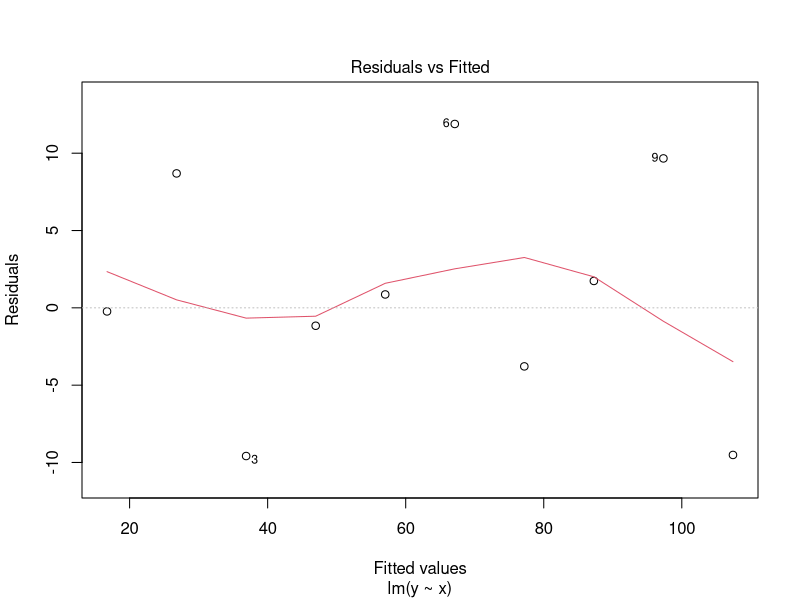
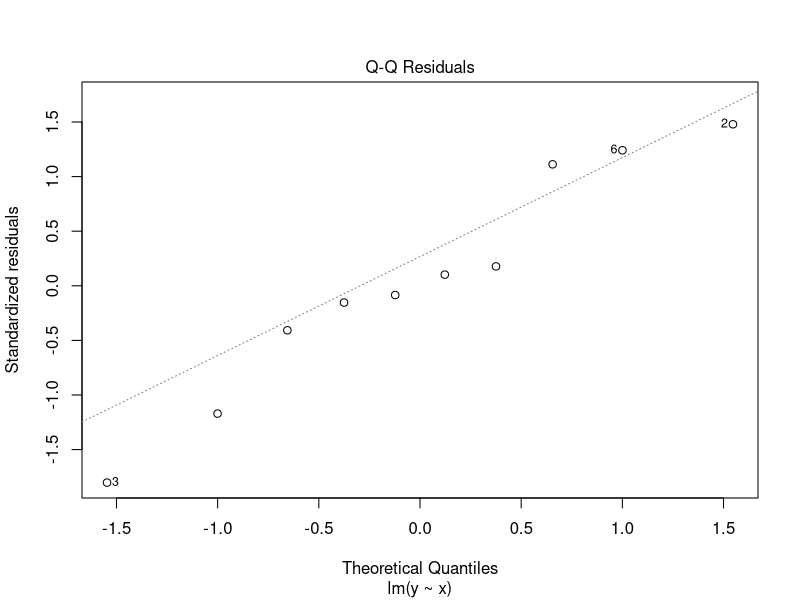
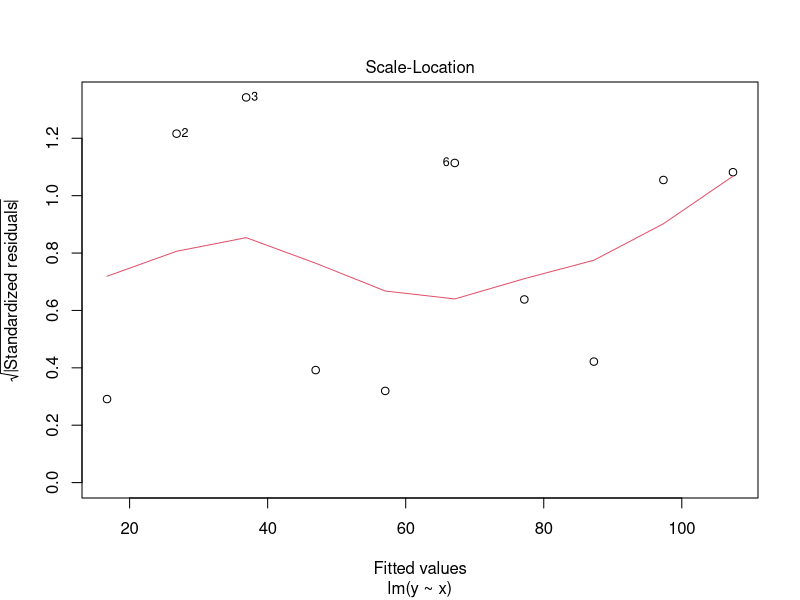
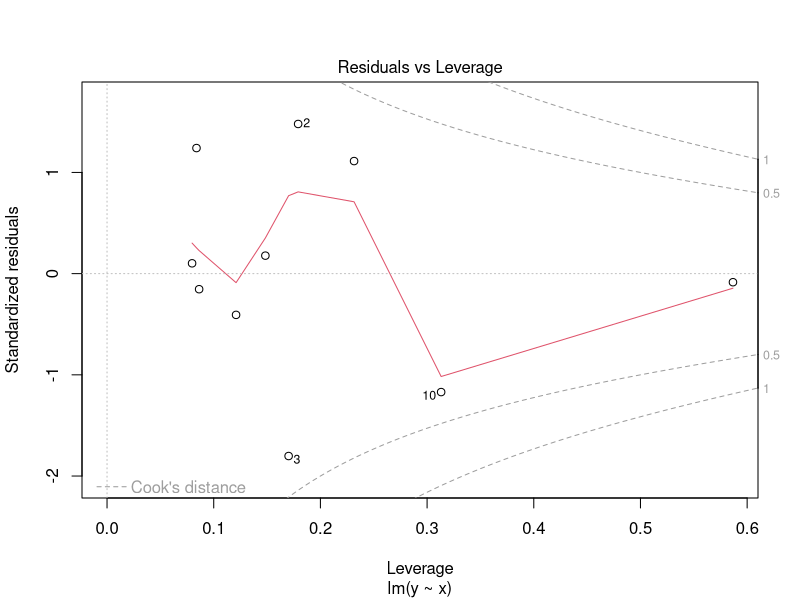
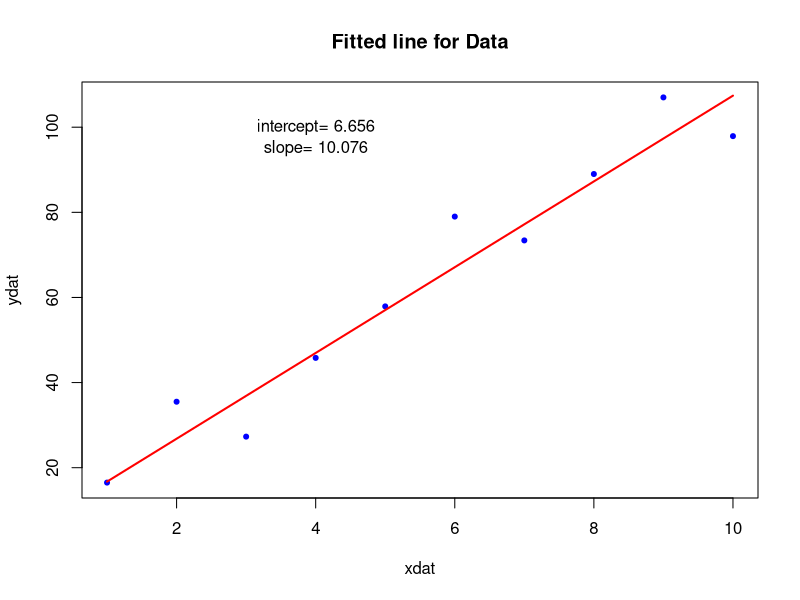
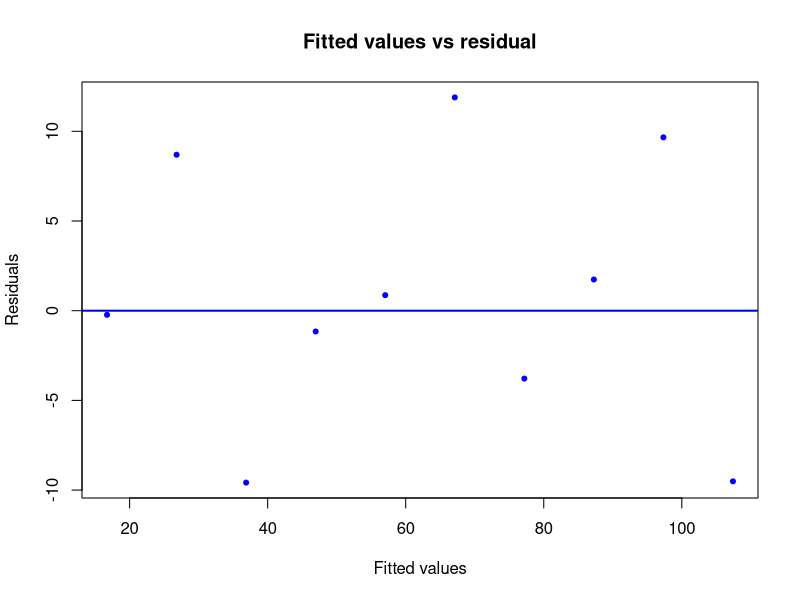

Write R code to recreate these figures, in order.
## Simple linear regression with lm() and glm() functions of R stat library

## Data Vectors
## If no errors, make all elements of error vector 1.0

xdat <- c(1,2,3,4,5,6,7,8,9,10)

ydat <- c(16.5, 35.5,27.3,45.8,57.9,79.0,73.4,89.0,107.0,97.9)

n = length(xdat)
p=1
##error = c(1.0,1.0,1.0,1.0, 1.0,1.0,1.0,1.0,1.0,1.0,1.0) ## all errors equal

err = c(0.9,2.1,1.7,3.1,3.9,5.0,4.9,5.6,4.9,4.8)

alpha = 0.05
## To check whether all errors equal

err.equal = ""

if(length(unique(err)) == 1){
  err.equal = T
} else{
  err.equal = F}

##plot(xdat,ydat, ylim=c(0,100))

## define weight
w <- 1/err

## create data frame with xdat, ydat 
## create data frame with x,y point and errors
df = data.frame(x = xdat, y=ydat, err=err)

# --------------------------------------------------------------------------
## linear fit with lm() function
## function call for lm()
data_lm = lm(y~x, data = df, weights = 1/df$err, family="gaussian")

## print summary
print(summary(data_lm))

## to access individual results
## str(data_lm) ## tells str
## print(data_lm$coefficients) --> coefficients
## data_lm$residuals --> residual
## data_lm$fitted.values 

## let lm() plot results
plot(data_lm) ## take residual plot from here

## now we plot results
str_inter = paste("intercept=",round(data_lm$coefficients[[1]],3))
str_slope = paste("slope=",round(data_lm$coefficients[[2]],3))

plot(xdat, ydat, pch=20, col="blue", main="Fitted line for Data")
lines(xdat, data_lm$fitted.values, type="l", lw=2, col="red")
text(4,100, str_inter)
text(4,95, str_slope)

##---------------------------------------------------------------------------
## linear fit with glm()

data_glm = glm(y~x, data = df, weights = 1/df$err, family="gaussian")
summary(data_glm)
str(data_glm)

## residual scatter plot of fitted y vs residuals

plot(data_glm$fitted.values, data_glm$residuals, 
     pch = 20, col = "blue", xlab="Fitted values", ylab="Residuals",
     main="Fitted values vs residual")
arrows(0,0,120,0,lw=2, col="blue", join=T)
